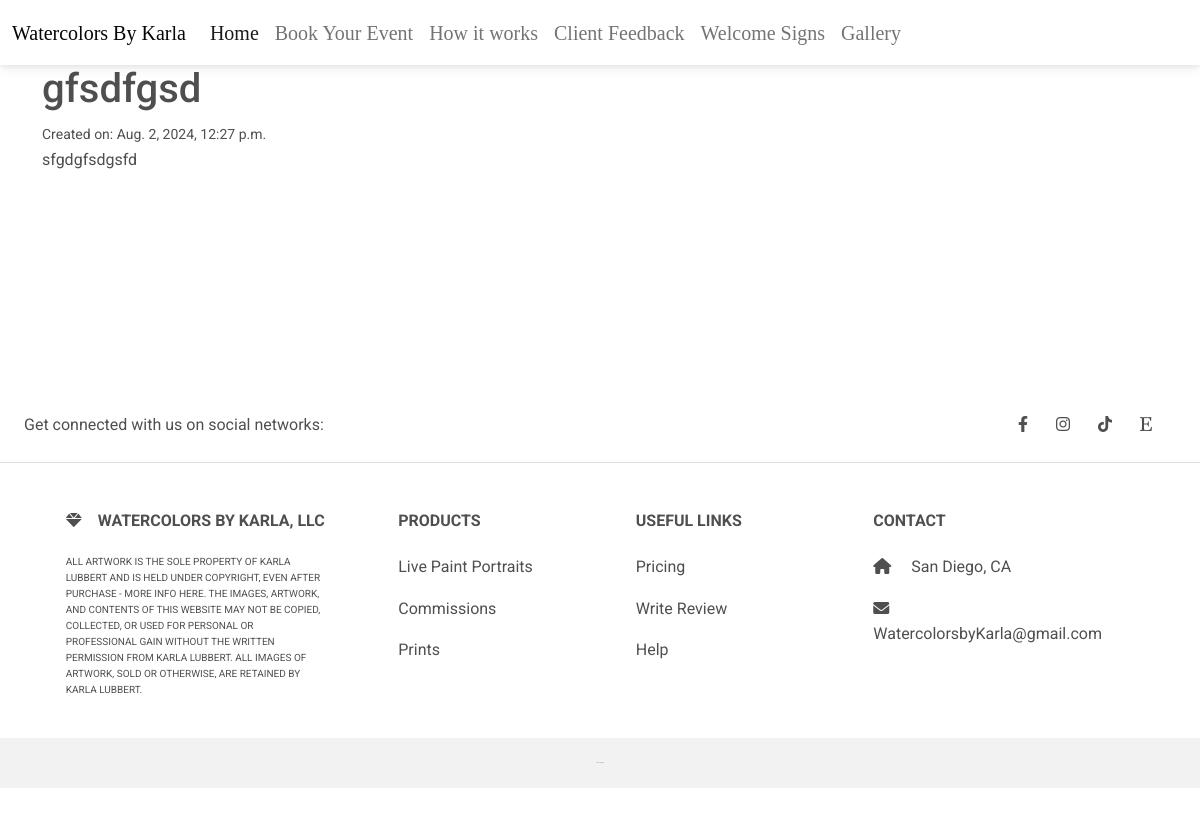
/reviews/1/, run on the app's committed database.
### reviews/models.py (models this page shows, shortened)
class Review(models.Model):
    name = models.CharField(max_length=128)
    title = models.CharField(max_length=256)
    subtitle =models.CharField(max_length=256)
    body = models.TextField()
    created_on = models.DateTimeField(auto_now_add=True)

### reviews/views.py (the view)
# urls.py: path('<int:pk>/', PostDetailView.as_view(), name= 'detail'),
class PostDetailView(DetailView):
    template_name = "reviews/detail.html"
    model = Review

### templates/reviews/detail.html (shortened to what this page needs)
{% extends 'base.html' %}
{% block content %}
<h1>{{ review.title }}</h1>
<small>Created on: {{ review.created_on }}</small>
<p>{{ review.body }}</p>
{% endblock content %}

### static/css/base.css (style rules this page uses)
* { padding:0; margin: 0; }

### data on the page
Review: title "gfsdfgsd", created_on "Aug. 2, 2024, 12:27 p.m.", body "sfgdgfsdgsfd"
